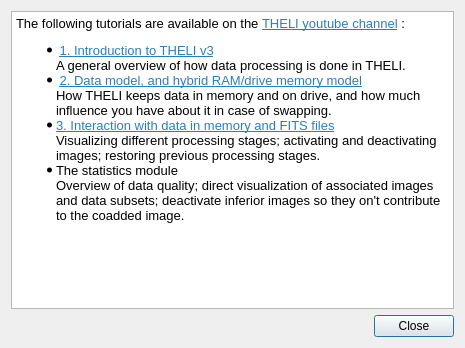
<?xml version="1.0" encoding="UTF-8"?>
<ui version="4.0">
 <class>Tutorials</class>
 <widget class="QDialog" name="Tutorials">
  <property name="geometry">
   <rect>
    <x>0</x>
    <y>0</y>
    <width>465</width>
    <height>348</height>
   </rect>
  </property>
  <property name="windowTitle">
   <string>Links to THELI video tutorials</string>
  </property>
  <layout class="QGridLayout" name="gridLayout">
   <item row="1" column="0">
    <spacer name="horizontalSpacer">
     <property name="orientation">
      <enum>Qt::Horizontal</enum>
     </property>
     <property name="sizeHint" stdset="0">
      <size>
       <width>358</width>
       <height>20</height>
      </size>
     </property>
    </spacer>
   </item>
   <item row="1" column="1">
    <widget class="QPushButton" name="pushButton">
     <property name="text">
      <string>Close</string>
     </property>
    </widget>
   </item>
   <item row="0" column="0" colspan="2">
    <widget class="QTextBrowser" name="textBrowser">
     <property name="html">
      <string>&lt;!DOCTYPE HTML PUBLIC &quot;-//W3C//DTD HTML 4.0//EN&quot; &quot;http://www.w3.org/TR/REC-html40/strict.dtd&quot;&gt;
&lt;html&gt;&lt;head&gt;&lt;meta name=&quot;qrichtext&quot; content=&quot;1&quot; /&gt;&lt;style type=&quot;text/css&quot;&gt;
p, li { white-space: pre-wrap; }
&lt;/style&gt;&lt;/head&gt;&lt;body style=&quot; font-family:'Noto Sans'; font-size:10pt; font-weight:400; font-style:normal;&quot;&gt;
&lt;p style=&quot; margin-top:0px; margin-bottom:0px; margin-left:0px; margin-right:0px; -qt-block-indent:0; text-indent:0px;&quot;&gt;The following tutorials are available on the &lt;a href=&quot;https://www.youtube.com/channel/UCg-9wvqQ5XpT1ph22feth9w&quot;&gt;&lt;span style=&quot; text-decoration: underline; color:#2980b9;&quot;&gt;THELI youtube channel&lt;/span&gt;&lt;/a&gt; :&lt;/p&gt;
&lt;ul style=&quot;margin-top: 0px; margin-bottom: 0px; margin-left: 0px; margin-right: 0px; -qt-list-indent: 1;&quot;&gt;&lt;li style=&quot; margin-top:12px; margin-bottom:0px; margin-left:0px; margin-right:0px; -qt-block-indent:0; text-indent:0px;&quot;&gt; &lt;a href=&quot;https://www.youtube.com/watch?v=LUwIxouJoXs&quot;&gt;&lt;span style=&quot; text-decoration: underline; color:#2980b9;&quot;&gt;1. Introduction to THELI v3&lt;/span&gt;&lt;/a&gt;&lt;br /&gt;A general overview of how data processing is done in THELI.&lt;/li&gt;
&lt;li style=&quot; margin-top:0px; margin-bottom:0px; margin-left:0px; margin-right:0px; -qt-block-indent:0; text-indent:0px;&quot;&gt; &lt;a href=&quot;https://www.youtube.com/watch?v=pCtqc26ibp0&quot;&gt;&lt;span style=&quot; text-decoration: underline; color:#2980b9;&quot;&gt;2. Data model, and hybrid RAM/drive memory model&lt;/span&gt;&lt;/a&gt;&lt;br /&gt;How THELI keeps data in memory and on drive, and how much influence you have about it in case of swapping.&lt;/li&gt;
&lt;li style=&quot; margin-top:0px; margin-bottom:0px; margin-left:0px; margin-right:0px; -qt-block-indent:0; text-indent:0px;&quot;&gt;&lt;a href=&quot;https://www.youtube.com/watch?v=q4eWMIv4cx8&quot;&gt;&lt;span style=&quot; text-decoration: underline; color:#2980b9;&quot;&gt;3. Interaction with data in memory and FITS files&lt;/span&gt;&lt;/a&gt;&lt;br /&gt;Visualizing different processing stages; activating and deactivating images; restoring previous processing stages.&lt;/li&gt;
&lt;li style=&quot; margin-top:0px; margin-bottom:0px; margin-left:0px; margin-right:0px; -qt-block-indent:0; text-indent:0px;&quot;&gt;The statistics module&lt;br /&gt;Overview of data quality; direct visualization of associated images and data subsets; deactivate inferior images so they on't contribute to the coadded image.&lt;/li&gt;&lt;/ul&gt;
&lt;p style=&quot;-qt-paragraph-type:empty; margin-top:0px; margin-bottom:0px; margin-left:0px; margin-right:0px; -qt-block-indent:0; text-indent:0px;&quot;&gt;&lt;br /&gt;&lt;/p&gt;&lt;/body&gt;&lt;/html&gt;</string>
     </property>
     <property name="openExternalLinks">
      <bool>true</bool>
     </property>
    </widget>
   </item>
  </layout>
 </widget>
 <resources/>
 <connections/>
</ui>
